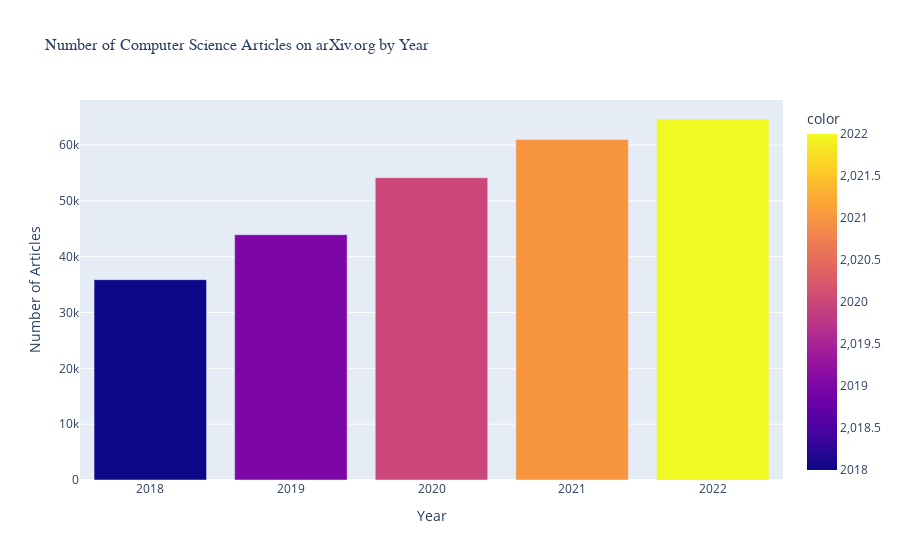

Write notebook code for a chart like this one.
### Code cell
import plotly.express as px

# Count the number of articles by year
year_counts = cs_articles['year'].value_counts()

# Sort the counts by year
year_counts = year_counts.sort_index()

# Create a bar plot of the year counts
fig = px.bar(
    x=year_counts.index,
    y=year_counts.values,
    color=year_counts.index,
    title='Number of Articles by Year'
)

# Set the x and y axis labels
fig.update_xaxes(title_text='Year')
fig.update_yaxes(title_text='Number of Articles')

# Set the title of the plot
fig.update_layout(
    title={
        'text': 'Number of Computer Science Articles on arXiv.org by Year',
        'font': {'size': 16, 'family': 'Helvetica'}
    }
)

# Set the x and y axis ticks font size
fig.update_xaxes(tickfont=dict(size=12))
fig.update_yaxes(tickfont=dict(size=12))

# Show the plot
fig.show()

### Figure 1 — Plotly figure (JSON) as saved in the notebook; plotly's stock layout.template omitted (floating-point values rounded to 4 significant figures)
{"data": [{"alignmentgroup": "True", "hovertemplate": "x=%{x}<br>y=%{y}<br>color=%{marker.color}<extra></extra>", "legendgroup": "", "marker": {"color": [2018, 2019, 2020, 2021, 2022], "coloraxis": "coloraxis", "pattern": {"shape": ""}}, "name": "", "offsetgroup": "", "orientation": "v", "showlegend": false, "textposition": "auto", "type": "bar", "x": [2018, 2019, 2020, 2021, 2022], "xaxis": "x", "y": [35876, 43927, 54149, 60971, 64654], "yaxis": "y"}], "layout": {"barmode": "relative", "coloraxis": {"colorbar": {"title": {"text": "color"}}, "colorscale": [[0, "#0d0887"], [0.1111, "#46039f"], [0.2222, "#7201a8"], [0.3333, "#9c179e"], [0.4444, "#bd3786"], [0.5556, "#d8576b"], [0.6667, "#ed7953"], [0.7778, "#fb9f3a"], [0.8889, "#fdca26"], [1, "#f0f921"]]}, "legend": {"tracegroupgap": 0}, "title": {"font": {"family": "Helvetica", "size": 16}, "text": "Number of Computer Science Articles on arXiv.org by Year"}, "xaxis": {"anchor": "y", "domain": [0, 1], "tickfont": {"size": 12}, "title": {"text": "Year"}}, "yaxis": {"anchor": "x", "domain": [0, 1], "tickfont": {"size": 12}, "title": {"text": "Number of Articles"}}}}
